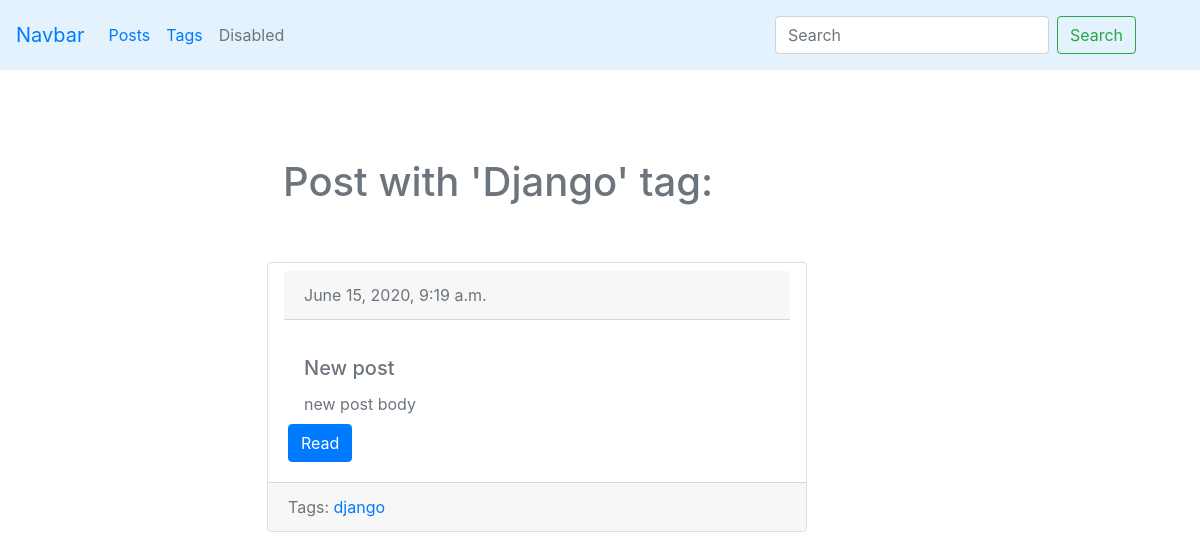
Screenshot of /blog/tag/django/ with the database file from the repository.
### blog/models.py (models this page shows, shortened)
class Tag(models.Model):
    title = models.CharField(max_length=50)
    slug = models.SlugField(max_length=50, unique=True)
    def get_absolute_url(self):
        return reverse('tag_detail_url', kwargs= {'slug': self.slug})

class Post(models.Model):
    title = models.CharField(max_length=150, db_index=True)
    slug = models.SlugField(max_length=150,blank=True, unique=True)
    body = models.TextField(blank=True, db_index=True)
    tags = models.ManyToManyField('Tag', blank=True, related_name='posts')
    date_pub = models.DateTimeField(auto_now_add=True)
    def get_absolute_url(self):
        return reverse('post_detail_url', kwargs={'slug':self.slug})

### blog/views.py (the view)
# urls.py: path('tag/<str:slug>/', TagDetail.as_view(), name='tag_detail_url'),
class TagDetail(ObjectDetailMixin, View):
    model = Tag
    template = 'blog/tag_detail.html'

### blog/utils.py (called while the page is built)
    def get(self, request, slug):
        obj = get_object_or_404(self.model, slug__iexact=slug)
        return render(request, self.template,
        context= {self.model.__name__.lower(): obj})

### blog/templates/blog/tag_detail.html (shortened to what this page needs)
{% extends 'blog/base_blog.html' %}
{% block content %}
    <h1 class='mb-5'>Post with '{{ tag.title|title}}' tag:</h1>
    {% for post in tag.posts.all %}
        {% include 'blog/includes/post_card_template.html' %}
    {% endfor %}
{% endblock %}

### blog/templates/blog/base_blog.html
{% extends 'base.html' %}

### templates/base.html (shortened to what this page needs)
<!DOCTYPE html>
<html lang="en">
<head>
    <link rel="stylesheet" href="https://stackpath.bootstrapcdn.com/bootstrap/4.5.0/css/bootstrap.min.css">
</head>
<body>
    <nav class="navbar navbar-expand-lg navbar-primary" style="background-color: #e3f2fd;">
        <a class="navbar-brand" href="#">Navbar</a>
        <div class="collapse navbar-collapse" id="navbarTogglerDemo03">
            <ul class="navbar-nav mr-auto mt-2 mt-lg-0">
                <li class="nav-item active">
                    <a class="nav-link" href="{% url 'posts_list_url'%}">Posts</a>
                </li>
                <li class="nav-item">
                    <a class="nav-link" href="{% url 'tags_list_url' %}">Tags</a>
                </li>
                <li class="nav-item">
                    <a class="nav-link disabled" href="#" tabindex="-1" aria-disabled="true">Disabled</  a>
                </li>
            </ul>
            <form class="form-inline my-2 my-lg-0">
                <input class="form-control mr-sm-2" type="search" placeholder="Search" aria-label="Search">
                <button class="btn btn-outline-success my-2 my-sm-0" type="submit">Search</button>
            </form>
        </div>
    </nav>
        <div class='container mt-5'>
            <div class='row'>
                <div class='col-6 offset-md-2'>
                    {% block content %}{% endblock %}
                </div>
            </div>
      </div>
</body>
</html>

### blog/templates/blog/includes/post_card_template.html
<div class="card mb-4">
    <div class="card-header">
        {{ post.date_pub }}
    </div>
    <div class="card-body">
        <h5 class="card-title">{{ post.title }}</h5>
        <p class="card-text">{{ post.body|truncatewords:15 }}</p>
        <a href="{{ post.get_absolute_url }}" class="btn btn-primary">Read</a>
    </div>
    <div class="card-footer text-muted">
        Tags:
        {% for tag in post.tags.all %}
            <a href="{{ tag.get_absolute_url }}">{{ tag.title }}</a>
        {% endfor %}
    </div>
</div>

### rows the page displays
Tag: title "Django", title "django"
Post: date_pub "June 15, 2020, 9:19 a.m.", title "New post", body "new post body"
